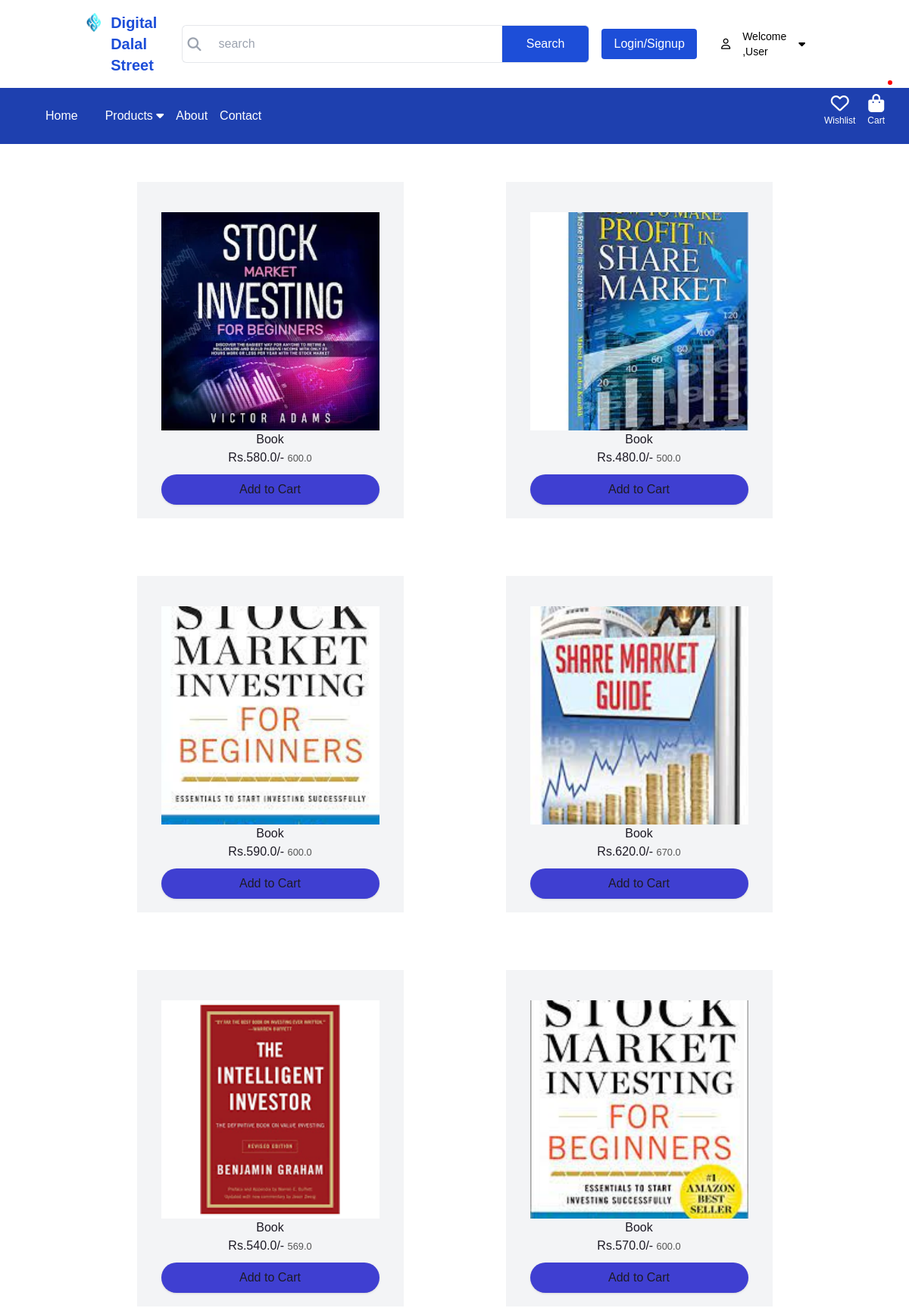
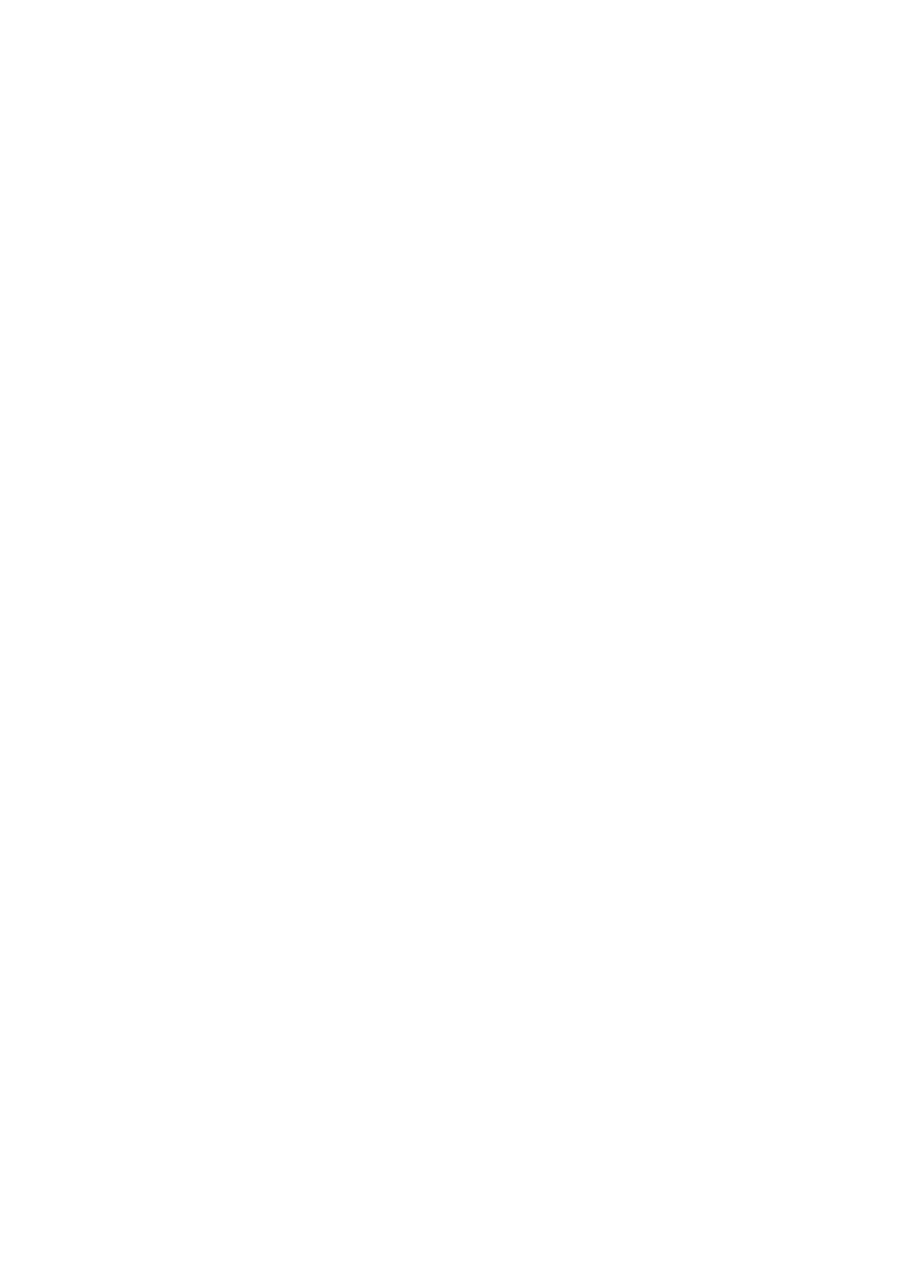
Screenshot of /category/BK (upper part) with the database file from the repository (2 pictures, top to bottom).
### app/models.py (models this page shows, shortened)
class Product(models.Model):
    title = models.CharField(max_length=100)
    selling_price = models.FloatField()
    discounted_price =models.FloatField()
    description = models.TextField()
    category = models.CharField(choices=CATEGORY_CHOICES,max_length=2)
    product_image = models.ImageField(upload_to= 'product')

### app/views.py (the view)
# urls.py: path("category/<slug:val>", views.CategoryView.as_view(),name="category"),
class CategoryView(View):
    def get(self,request,val):
        product= Product.objects.filter(category=val)
        title = Product.objects.filter(category=val).values('title')
        return render(request,"app/category.html",locals())

### app/templates/app/category.html (shortened to what this page needs)
<!DOCTYPE html>
{% load static %}
<html lang="en">
<head>
    <link rel="stylesheet" href="{% static 'app/css/style.css' %}"/>
    <link rel="stylesheet" href="https://stackpath.bootstrapcdn.com/font-awesome/4.7.0/css/font-awesome.min.css">
    <link rel="stylesheet" href="https://cdn.jsdelivr.net/npm/bootstrap-icons@1.8.1/font/bootstrap-icons.css">
    <link rel="stylesheet" href="https://cdnjs.cloudflare.com/ajax/libs/font-awesome/6.4.2/css/all.min.css" />
    <link rel="stylesheet" href="{% static 'app/css/owl.carousel.min.css' %}"/>
    <link rel="stylesheet" href="{% static 'app/css/all.min.css' %}"/>
    <link rel="stylesheet" href="https://unpkg.com/swiper/swiper-bundle.min.css" />
    <script src="https://cdn.tailwindcss.com"></script>
</head>
    <body>
        <div class="">
            <header class="py-4 shadow-sm bg-white">
                <div class="container flex items-center justify-between">
                    <div class="flex flex-row">
                        <a href="index.html" >
                            <img src="../../static/app/images/product/smlogo.png" alt="Logo" class="w-10 h-auto">
                        </a>
                        <p class="ml-3 text-blue-700 font-bold text-xl flex items-center justify-center">
                            Digital Dalal Street
                        </p>
                </div>
                <div class="w-full max-w-xl relative flex mx-auto">
                    <span class="absolute left-2 top-3 text-lg text-gray-400">
                        <i class="fa-solid fa-magnifying-glass"></i>
                    </span>
                    <input type="text" name="search" id="search"
                        class="w-full border border-primary border-r-0 pl-12 py-3 pr-3 rounded-l-md focus:outline-none hidden md:flex"
                        placeholder="search">
                    <button
                        class="bg-blue-700 border border-primary text-white px-8 rounded-r-md hover:bg-blue-600 transition hidden md:flex items-center justify-center">Search</button>
                </div>
                <div class="flex items-center justify-end p-4  text-white">
                    <a href="{% url 'customerregistration' %}" class="bg-blue-700 hover:bg-blue-800 text-white px-4 py-2 rounded mr-4">Login/Signup</a>
                    <div class="text-sm flex flex-row gap-2 ml-2 text-black items-center justify-center">
                        <i class="fa-regular fa-user rounded-lg p-2"></i>
                        <div>Welcome ,User</div>
                        <div class="relative inline-block">
                            <i id="userIcon" class="fa fa-caret-down text-black rounded-lg p-2 cursor-pointer"></i>
                        </div>
                    </div>
                </div>
            </header>
            <nav class="flex items-center justify-start bg-blue-800 text-white">
                <ul class="flex space-x-4">
                    <li><a href="/" class=" hover:underline">Home</a></li>
                    <li class="relative group">
                        <a href="#" class=" hover:underline" onclick="menutoggle()">Products <i class="fa fa-caret-down"></i></a>
                    </li>
                    <li><a href="{% url 'about' %}" class=" hover:underline">About</a></li>
                    <li><a href="#" class=" hover:underline">Contact</a></li>
                </ul>
                <div class="flex items-center space-x-4 ml-auto pr-8">
                    <a href="#" class="text-center text-white hover:text-primary transition relative">
                        <div class="text-2xl">
                            <i class="fa-regular fa-heart"></i>
                        </div>
                        <div class="text-xs leading-3">Wishlist</div>
                    </a>
                    <a href="{% url 'showcart' %}" class="text-center text-white hover:text-primary transition relative">
                        <div class="text-2xl">
                            <i class="fa-solid fa-shopping-bag"></i>
                        </div>
                        <div class="text-xs leading-3">Cart</div>
                        <div id="cartAmount" class="cartAmount"></div>
                    </a>
                </div>
            </nav>
            {% block main-content %}
            <div class="container my-5">
                <div class="row">
                    <div class="col-sm-9">
                        <div class="row">
                            {% for prod in product %}
                                <div class="col text-center mb-4 ">
                                    <a href="{% url 'product-detail' prod.id %}" class="btn bg-gray-100 hover:bg-gray-300 rounded-none px-8 pt-10">
                                    <div class="">
                                        <img src="{{prod.product_image.url}}" width="300px" height="200px" class="object-cover h-72 w-72 "/>
                                        <div class="fw-bold">{{prod.title}}</div>
                                        <div class="fw-bold text-danger">Rs.{{prod.discounted_price}}/-
                                            <small class="fw-light text-decoration-line-through">{{prod.selling_price}}</small>
                                        </div>
                                        <form action="/add-to-cart" class="d-inline">
                                            <button type="submit" style="background-color: rgb(63, 63, 209);" class="btn btn-primary shadow px-5 py-2">Add to Cart</button>
                                        </form>
                                    </div>
                                    </a>
                                </div>
                            {% endfor %}
                        </div>
                    </div>
                </div>
            </div>
        {% endblock main-content %}
        <div class="flex items-end w-full min-h-screen bg-white">
        </div>
    </body>
</html>

### app/static/app/css/style.css (style rules this page uses)
* { margin: 0; padding: 0; box-sizing: border-box; }
body { font-family: sans-serif; }
i { cursor: pointer; }
a { text-decoration: none; color: white; }
.container { max-width: 1300px; margin: auto; padding-left: 25px; padding-right: 25px; }
nav { flex: 1; text-align: right; }
nav ul { display: inline-block; list-style-type: none; padding: 25px 60px; }
nav ul li { display: inline-block; margin-right: 20px; }
.cartAmount { position: absolute; top: -15px; right: -10px; font-size: 16px; background-color: red; color: white; padding: 3px; border-radius: 3px; }
p { color: #555; }
.row { display: flex; align-items: center; flex-wrap: wrap; justify-content: space-around; }
.btn { display: inline-block; background: rgb(221, 220, 220); color: #1d1a25; padding: 8px 30px; margin: 30px 0; border-radius: 30px; transition: background 0.5s; }
small { color: #555; }
ul { list-style-type: none; }
form .btn { width: 100%; border: none; cursor: pointer; margin: 10px 0; }
.text-center { text-align: center; margin-bottom: 20px; }

### rows the page displays
Product: product_image (picture), title "Book", discounted_price "580.0", selling_price "600.0"
Product: product_image (picture), title "Book", discounted_price "480.0", selling_price "500.0"
Product: product_image (picture), title "Book", discounted_price "590.0", selling_price "600.0"
Product: product_image (picture), title "Book", discounted_price "620.0", selling_price "670.0"
Product: product_image (picture), title "Book", discounted_price "540.0", selling_price "569.0"
Product: product_image (picture), title "Book", discounted_price "570.0", selling_price "600.0"
